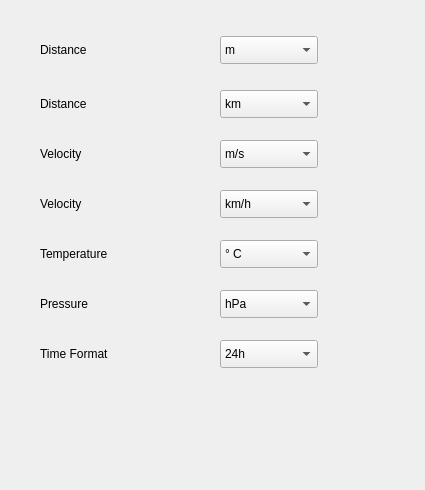
<?xml version="1.0" encoding="UTF-8"?>
<ui version="4.0" stdsetdef="1">
  <author></author>
  <comment></comment>
  <exportmacro></exportmacro>
  <class>UnitFrame6015</class>
  <widget class="QWidget" name="UnitFrame6015">
    <property name="geometry">
      <rect>
        <x>0</x>
        <y>0</y>
        <width>425</width>
        <height>490</height>
      </rect>
    </property>
    <property name="windowTitle">
      <string>Unit</string>
    </property>
    <widget class="QComboBox" name="comboBox_Velocity1">
      <property name="geometry">
        <rect>
          <x>220</x>
          <y>140</y>
          <width>98</width>
          <height>28</height>
        </rect>
      </property>
      <item>
        <property name="text">
          <string>m/s</string>
        </property>
      </item>
      <item>
        <property name="text">
          <string>ft/min*100</string>
        </property>
      </item>
    </widget>
    <widget class="QComboBox" name="comboBox_Velocity2">
      <property name="geometry">
        <rect>
          <x>220</x>
          <y>190</y>
          <width>98</width>
          <height>28</height>
        </rect>
      </property>
      <item>
        <property name="text">
          <string>km/h</string>
        </property>
      </item>
      <item>
        <property name="text">
          <string>kts</string>
        </property>
      </item>
      <item>
        <property name="text">
          <string>mph</string>
        </property>
      </item>
    </widget>
    <widget class="QComboBox" name="comboBox_Distance1">
      <property name="geometry">
        <rect>
          <x>220</x>
          <y>36</y>
          <width>98</width>
          <height>28</height>
        </rect>
      </property>
      <item>
        <property name="text">
          <string>m</string>
        </property>
      </item>
      <item>
        <property name="text">
          <string>ft</string>
        </property>
      </item>
    </widget>
    <widget class="QComboBox" name="comboBox_Distance2">
      <property name="geometry">
        <rect>
          <x>220</x>
          <y>90</y>
          <width>98</width>
          <height>28</height>
        </rect>
      </property>
      <item>
        <property name="text">
          <string>km</string>
        </property>
      </item>
      <item>
        <property name="text">
          <string>miles</string>
        </property>
      </item>
    </widget>
    <widget class="QLabel" name="textLabel_Distance2">
      <property name="geometry">
        <rect>
          <x>40</x>
          <y>94</y>
          <width>134</width>
          <height>20</height>
        </rect>
      </property>
      <property name="text">
        <string>Distance</string>
      </property>
      <property name="wordWrap">
        <bool>false</bool>
      </property>
    </widget>
    <widget class="QLabel" name="textLabel_Distance1">
      <property name="geometry">
        <rect>
          <x>40</x>
          <y>40</y>
          <width>134</width>
          <height>20</height>
        </rect>
      </property>
      <property name="text">
        <string>Distance</string>
      </property>
      <property name="wordWrap">
        <bool>false</bool>
      </property>
    </widget>
    <widget class="QLabel" name="textLabel_Velocity1">
      <property name="geometry">
        <rect>
          <x>40</x>
          <y>144</y>
          <width>134</width>
          <height>20</height>
        </rect>
      </property>
      <property name="text">
        <string>Velocity</string>
      </property>
      <property name="wordWrap">
        <bool>false</bool>
      </property>
    </widget>
    <widget class="QLabel" name="textLabel_Velocity2">
      <property name="geometry">
        <rect>
          <x>40</x>
          <y>194</y>
          <width>134</width>
          <height>20</height>
        </rect>
      </property>
      <property name="text">
        <string>Velocity</string>
      </property>
      <property name="wordWrap">
        <bool>false</bool>
      </property>
    </widget>
    <widget class="QLabel" name="textLabel_Temp">
      <property name="geometry">
        <rect>
          <x>40</x>
          <y>244</y>
          <width>134</width>
          <height>20</height>
        </rect>
      </property>
      <property name="text">
        <string>Temperature</string>
      </property>
      <property name="wordWrap">
        <bool>false</bool>
      </property>
    </widget>
    <widget class="QComboBox" name="comboBox_Temp">
      <property name="geometry">
        <rect>
          <x>220</x>
          <y>240</y>
          <width>98</width>
          <height>28</height>
        </rect>
      </property>
      <item>
        <property name="text">
          <string>° C</string>
        </property>
      </item>
      <item>
        <property name="text">
          <string>° F</string>
        </property>
      </item>
    </widget>
    <widget class="QLabel" name="textLabel_Press">
      <property name="geometry">
        <rect>
          <x>40</x>
          <y>294</y>
          <width>134</width>
          <height>20</height>
        </rect>
      </property>
      <property name="text">
        <string>Pressure</string>
      </property>
      <property name="wordWrap">
        <bool>false</bool>
      </property>
    </widget>
    <widget class="QComboBox" name="comboBox_Press">
      <property name="geometry">
        <rect>
          <x>220</x>
          <y>290</y>
          <width>98</width>
          <height>28</height>
        </rect>
      </property>
      <item>
        <property name="text">
          <string>hPa</string>
        </property>
      </item>
      <item>
        <property name="text">
          <string>lnHg</string>
        </property>
      </item>
    </widget>
    <widget class="QLabel" name="textLabel_TimeFormat">
      <property name="geometry">
        <rect>
          <x>40</x>
          <y>344</y>
          <width>134</width>
          <height>20</height>
        </rect>
      </property>
      <property name="text">
        <string>Time Format</string>
      </property>
      <property name="wordWrap">
        <bool>false</bool>
      </property>
    </widget>
    <widget class="QComboBox" name="comboBox_TimeFormat">
      <property name="geometry">
        <rect>
          <x>220</x>
          <y>340</y>
          <width>98</width>
          <height>28</height>
        </rect>
      </property>
      <item>
        <property name="text">
          <string>24h</string>
        </property>
      </item>
      <item>
        <property name="text">
          <string>12h</string>
        </property>
      </item>
    </widget>
  </widget>
  <layoutdefault spacing="6" margin="11"/>
  <pixmapfunction>qPixmapFromMimeSource</pixmapfunction>
</ui>
